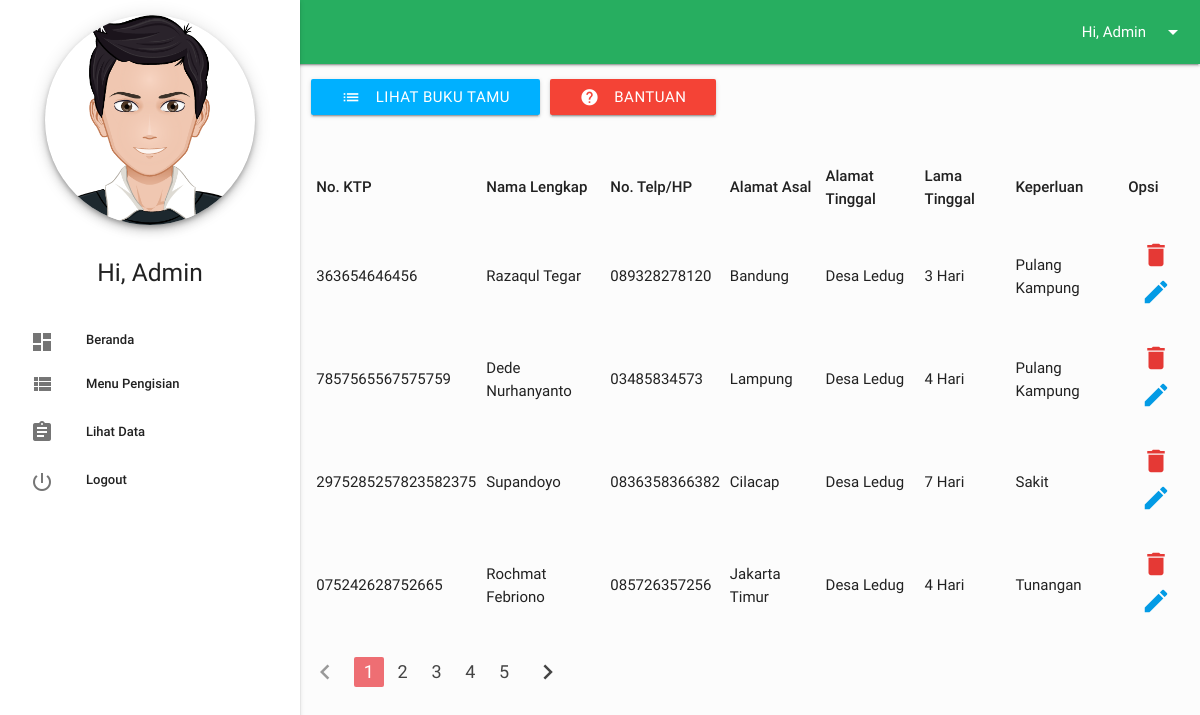
The app's page /admin/view_bukutamu.php with its own data.
### tables this page shows
CREATE TABLE `tb_buku` (
  `id` int(11) NOT NULL,
  `noktp` varchar(20) NOT NULL,
  `nama` varchar(40) NOT NULL,
  `notelp` varchar(13) NOT NULL,
  `asal` varchar(60) NOT NULL,
  `tinggal` varchar(60) NOT NULL,
  `lama` varchar(10) NOT NULL,
  `keper` varchar(100) NOT NULL
);

### admin/function/data.php (called while the page is built, shortened)
<?php
function tampilData(){
  global $link;
  $query = "SELECT * FROM tb_buku";
  $result = mysqli_query($link, $query);
  return $result;
}
?>

### admin/view_bukutamu.php (the view, shortened to what this page needs)
<?php
require_once('../src/sidebar.php');
$result = tampilData();
?>
    <main>
      <div class="section row">
        <div class="col s12">
        <a class="waves-effect btn" style="background-color: #00b0ff;"><i class="material-icons left">list</i>Lihat Buku Tamu</a>
        <a class="waves-effect btn modal-trigger" style="background-color: #f44336; margin-left: 6px;" href="#modal1"><i class="material-icons left">help</i>Bantuan</a>
        </div>
      </div>
      <div class="row">
        <form class="col s12">
          <table class="highlight responsive-table">
            <tr>
              <td><strong>No. KTP</strong></td>
                <td><strong>Nama Lengkap</strong></td>
                <td><strong>No. Telp/HP</strong></td>
                <td><strong>Alamat Asal</strong></td>
                <td><strong>Alamat Tinggal</strong></td>
                <td><strong>Lama Tinggal</strong></td>
                <td><strong>Keperluan</strong></td>
                <td><strong>Opsi</strong></td>
            </tr>
            <?php
            while($row = mysqli_fetch_assoc($result)) :
            ?>
            <tr>
              <td><?= $row['noktp']; ?></td>
              <td><?= $row['nama']; ?></td>
              <td><?= $row['notelp']; ?></td>
              <td><?= $row['asal']; ?></td>
              <td><?= $row['tinggal']; ?></td>
              <td><?= $row['lama']; ?></td>
              <td><?= $row['keper']; ?></td>
              <td class="center">
                <a href="delete_data.php?id=<?php echo $row['id']; ?>"><i class="material-icons small" style="color: #e53935;">delete</i></a>
                <a href="edit.php?id=<?php echo $row['id']; ?>"><i class="material-icons small">mode_edit</i></a>
              </td>
            </tr>
            <?php
            endwhile;
            ?>
          </table>
        </form>
      </div>
      <ul class="pagination">
        <li class="disabled"><a href="#!"><i class="material-icons">chevron_left</i></a></li>
        <li class="active"><a href="#!">1</a></li>
        <li class="waves-effect"><a href="#!">2</a></li>
        <li class="waves-effect"><a href="#!">3</a></li>
        <li class="waves-effect"><a href="#!">4</a></li>
        <li class="waves-effect"><a href="#!">5</a></li>
        <li class="waves-effect"><a href="#!"><i class="material-icons">chevron_right</i></a></li>
      </ul>
    </main>
<?php
require_once('../src/footer.php');
?>

### src/sidebar.php (shortened to what this page needs)
<!DOCTYPE html>
<html>
  <head>
    <link type="text/css" rel="stylesheet" href="../vendor/css/materialize.min.css" media="screen,projection"/>
    <link type="text/css" rel="stylesheet" href="../vendor/css/icon.css" media="screen,projection"/>
    <link type="text/css" rel="stylesheet" href="../src/css/sweetalert.css" media="screen,projection"/>
    <link type="text/css" rel="stylesheet" href="../src/css/style.css" media="screen,projection"/>
  </head>
  <body>
    <header>
      <ul id="nav-mobile" class="side-nav fixed">
        <center>
          <img class="circle responsive-img z-depth-3" src="../src/img/myAvatar.png" style="width: 70%; margin-top: 5%; margin-bottom: 5%;">
          <h5>Hi, Admin</h5>
        </center><br>
        <li class="bold"><a href="index.php" class="waves-effect"><i class="material-icons">dashboard</i>Beranda</a></li>
        <li class="no-padding">
          <ul class="collapsible collapsible-accordion">
            <li class="bold"><a class="collapsible-header waves-effect"><i class="material-icons">view_list</i>Menu Pengisian</a>
            </li>
          </ul>
          <ul class="collapsible collapsible-accordion">
            <li class="bold"><a class="collapsible-header  waves-effect"><i class="material-icons">assignment</i>Lihat Data</a>
            </li>
          </ul>
        </li>
        <li class="bold"><a href="../logout.php" class="waves-effect"><i class="material-icons">power_settings_new</i>Logout</a></li>
      </ul>
    </header>
    <nav>
      <div class="nav-wrapper">
        <ul class="right hide-on-med-and-down navku">
          <li><a class="dropdown-button" href="#!" data-activates="dropdown" data-beloworigin="true">Hi, Admin<i class="material-icons right">arrow_drop_down</i></a></li>
        </ul>
      </div>
    </nav>

### src/footer.php (shortened to what this page needs)
  </body>
</html>

### src/css/style.css (style rules this page uses)
body { font-family: "Roboto", sans-serif; }

### records on screen
tb_buku: noktp "363654646456", nama "Razaqul Tegar", notelp "089328278120", asal "Bandung", tinggal "Desa Ledug", lama "3 Hari", keper "Pulang Kampung"
tb_buku: noktp "7857565567575759", nama "Dede Nurhanyanto", notelp "03485834573", asal "Lampung", tinggal "Desa Ledug", lama "4 Hari", keper "Pulang Kampung"
tb_buku: noktp "2975285257823582375", nama "Supandoyo", notelp "0836358366382", asal "Cilacap", tinggal "Desa Ledug", lama "7 Hari", keper "Sakit"
tb_buku: noktp "075242628752665", nama "Rochmat Febriono", notelp "085726357256", asal "Jakarta Timur", tinggal "Desa Ledug", lama "4 Hari", keper "Tunangan"
